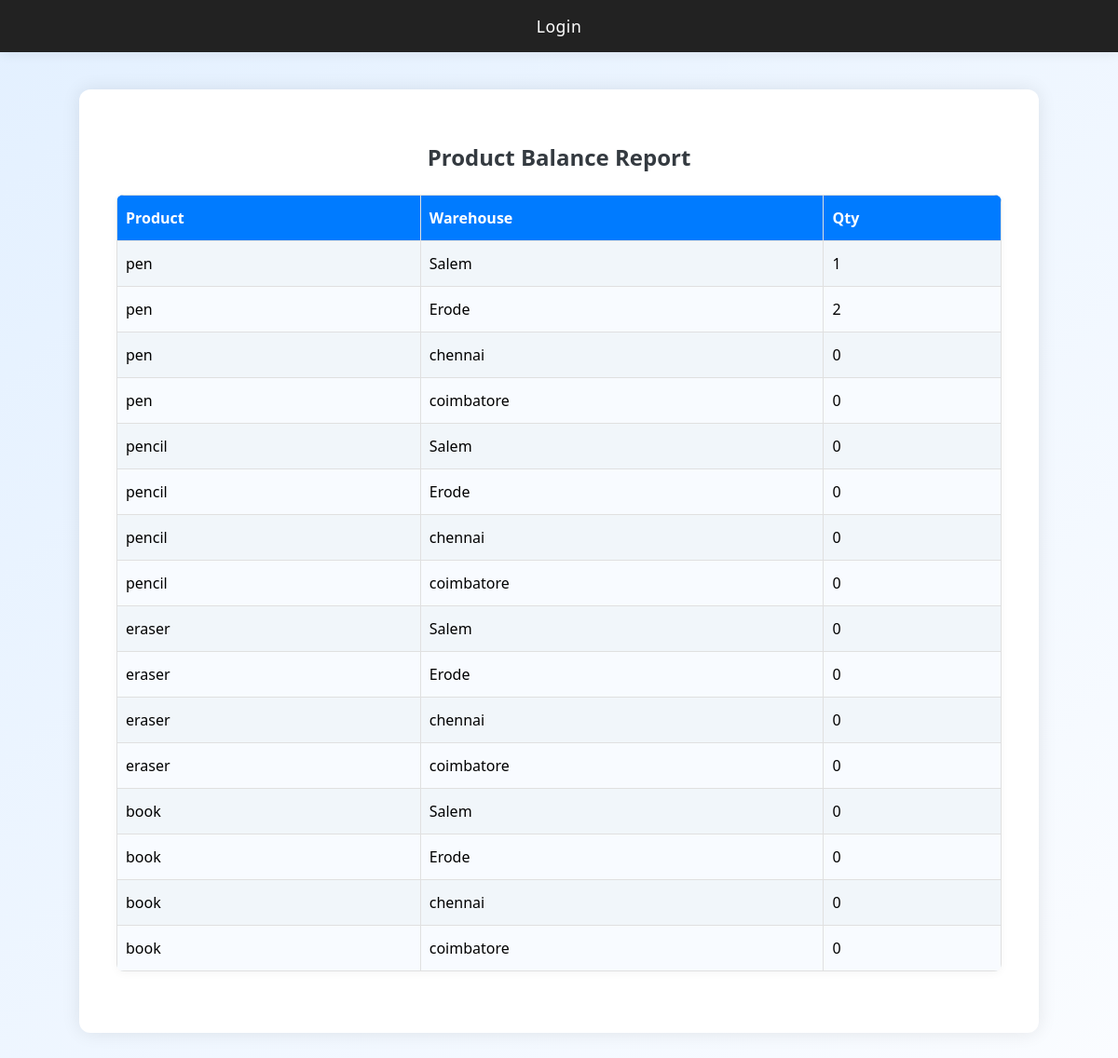
Screenshot of /report with the database file from the repository.
### models.py (models this page shows)
class Product(db.Model):
    product_id = db.Column(db.String(50), primary_key=True)
    name = db.Column(db.String(100), nullable=False)
    quantity = db.Column(db.Integer, nullable=False, default=0)  # main stock

class Location(db.Model):
    location_id = db.Column(db.String(50), primary_key=True)
    name = db.Column(db.String(100), nullable=False)

### app.py (the view)
@app.route('/report')
def report():
    products = Product.query.all()
    locations = Location.query.all()
    balances = {}
    for product in products:
        for location in locations:
            in_qty = sum(m.qty for m in ProductMovement.query.filter_by(
                product_id=product.product_id, to_location=location.location_id))
            out_qty = sum(m.qty for m in ProductMovement.query.filter_by(
                product_id=product.product_id, from_location=location.location_id))
            balances[(product.product_id, location.location_id)] = in_qty - out_qty
    return render_template('report.html', products=products, locations=locations, balances=balances)

### app.py (called while the page is built)
@app.before_request
def create_tables():
    db.create_all()
    if not User.query.filter_by(username='admin').first():
        user = User(username='admin')
        user.set_password('admin123')
        db.session.add(user)
        db.session.commit()

### templates/report.html
{% extends "base.html" %}
{% block content %}
<h2>Product Balance Report</h2>
<table>
    <tr>
        <th>Product</th>
        <th>Warehouse</th>
        <th>Qty</th>
    </tr>
    {% for product in products %}
        {% for location in locations %}
            <tr>
                <td>{{ product.name }}</td>
                <td>{{ location.name }}</td>
                <td>{{ balances[(product.product_id, location.location_id)] }}</td>
            </tr>
        {% endfor %}
    {% endfor %}
</table>
{% endblock %}

### static/style.css (style rules this page uses)
body { font-family: 'Segoe UI', Arial, sans-serif; background: linear-gradient(135deg, #e3f0ff 0%, #fafcff 100%); margin: 0; padding: 0; min-height: 100vh; }
h1, h2 { color: #343a40; text-align: center; font-weight: 600; margin-bottom: 24px; }
table { width: 100%; border-collapse: collapse; margin-bottom: 36px; background: #f8fbff; border-radius: 8px; overflow: hidden; box-shadow: 0 2px 10px rgba(0,0,0,0.04); }
th, td { border: 1px solid #e0e0e0; padding: 13px 9px; text-align: left; }
th { background: #007bff; color: #fff; font-weight: 600; }
tr:nth-child(even) { background: #f1f6fa; }

### rows the page displays
Product: name "pen", product_id.location_id "1"
Location: name "Salem", balances "0"
Location: name "Erode", location_id "2", balances "0"
Location: name "chennai", balances "0"
Location: name "coimbatore", balances "0"
Product: name "pencil"
Product: name "eraser"
Product: name "book"
